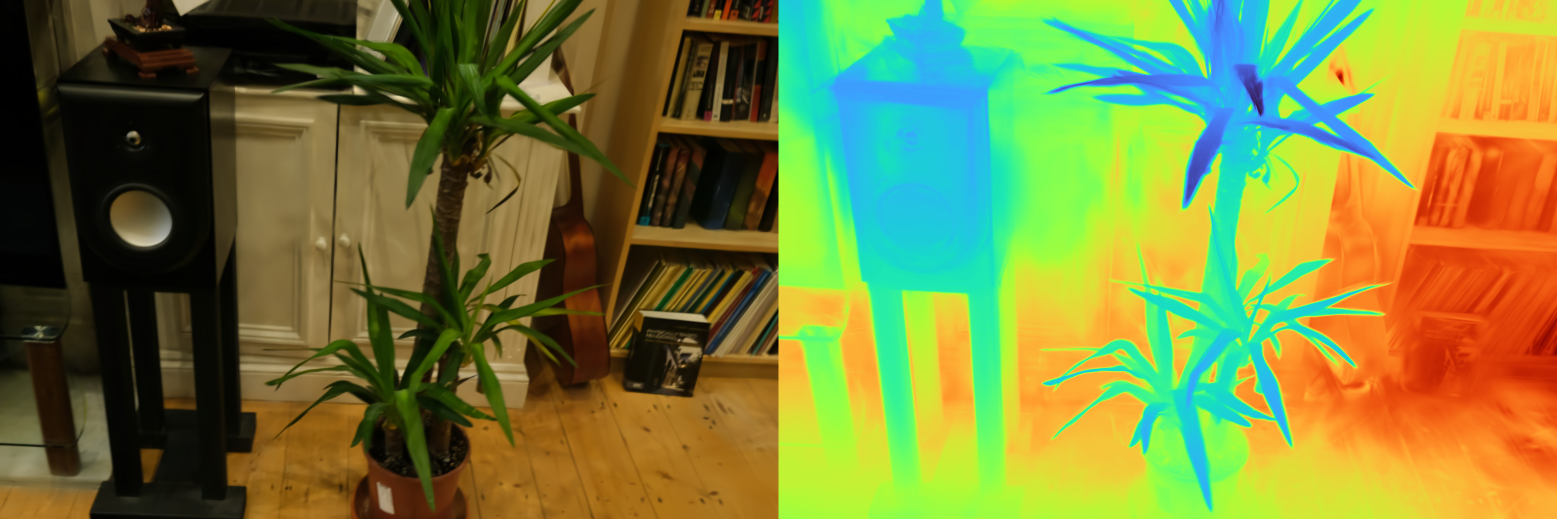
#> input picture temp/00028_part.png, 3114 x 1038 px (shown at 1/2 size)
$ python temp.py
#> lines starting #> are read from the running program, lines starting #| are printed output that depends on the picture
from PIL import Image
import numpy as np
a = np.array(Image.open("00028_part.png"))
#> a is the input picture: shape (1038, 3114, 3); mean R, G, B 120.6, 129.8, 58.9
Image.fromarray(a[:, :3114//2]).save("00028_part_.png")
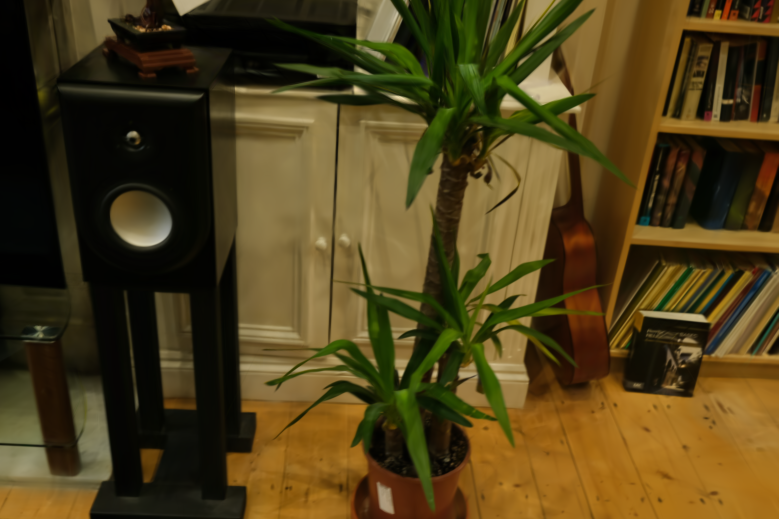
#> saved as 00028_part_.png: PIL image 1557x1038 RGB (shown at 1/2 size); mean R, G, B 78.5, 62.9, 25.1
print('ehllo')
